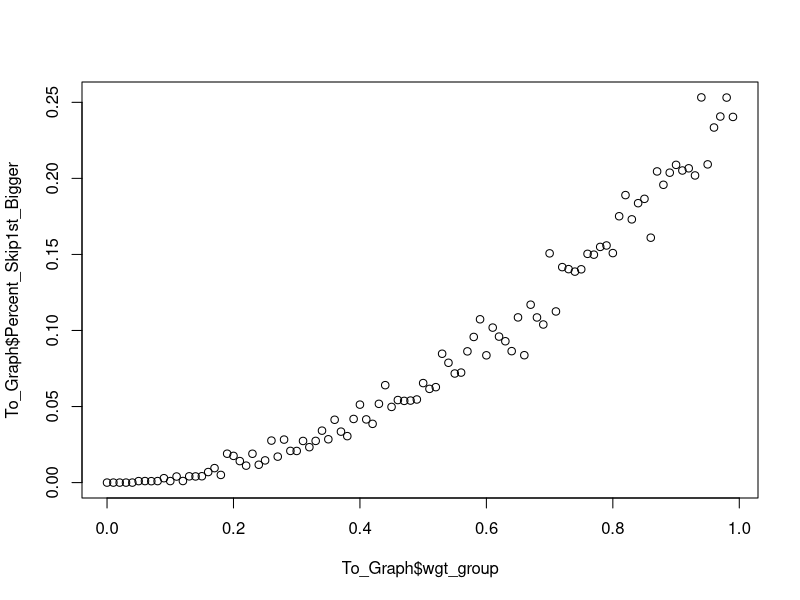

The R source for this figure:
#install.packages('dplyr')
require(dplyr)

##first generate a 100,000 fishpairs
Fish_List <- matrix(round(runif(300000,min = 0, max = 1),5),nrow=100000,ncol=3)

##now add 3 columns of binary variables: if 2nd > 1st, if 3rd > 2nd and if 3rd > max(1st,2nd)
Fish_List <- cbind(Fish_List,Fish_List[,1] < Fish_List[,2])
Fish_List <- cbind(Fish_List,Fish_List[,2] < Fish_List[,3])
Fish_List <- cbind(Fish_List,Fish_List[,1]< Fish_List[,3] & Fish_List[,2]< Fish_List[,3])



FirstFish_results <- data.frame(Fish_List[,1]
                                ,Fish_List[,1]+Fish_List[,2]*Fish_List[,4]+Fish_List[,3]*Fish_List[,6]
                                ,Fish_List[,2]+Fish_List[,3]*Fish_List[,5])
colnames(FirstFish_results)[1] <- "Fish_wght"
colnames(FirstFish_results)[2] <- "Take1st_wgt"
colnames(FirstFish_results)[3] <- "Skip1st_wgt"

FirstFish_results$Skip1st_bigger <- as.numeric(FirstFish_results$Take1st_wgt < FirstFish_results$Skip1st_wgt)
FirstFish_results$orig_row <- c(1:10000)

FirstFish_results <- FirstFish_results[order(FirstFish_results$Fish_wght),]

#now to split first fish weights into sets of .01 by rounding down;
FirstFish_results$wgt_group <- round(FirstFish_results$Fish_wght-.00499999,2)
FirstFish_results_bygroup <- group_by(FirstFish_results,wgt_group)


To_Graph <- summarize(FirstFish_results_bygroup
                      ,Total_fish = n()
                      ,Total_Skip1st_Bigger = sum(Skip1st_bigger)
                      ,Total_Take1st_Bigger = Total_fish - Total_Skip1st_Bigger
                      ,Percent_Skip1st_Bigger = Total_Skip1st_Bigger/Total_fish
)

plot(To_Graph$wgt_group,To_Graph$Percent_Skip1st_Bigger)
